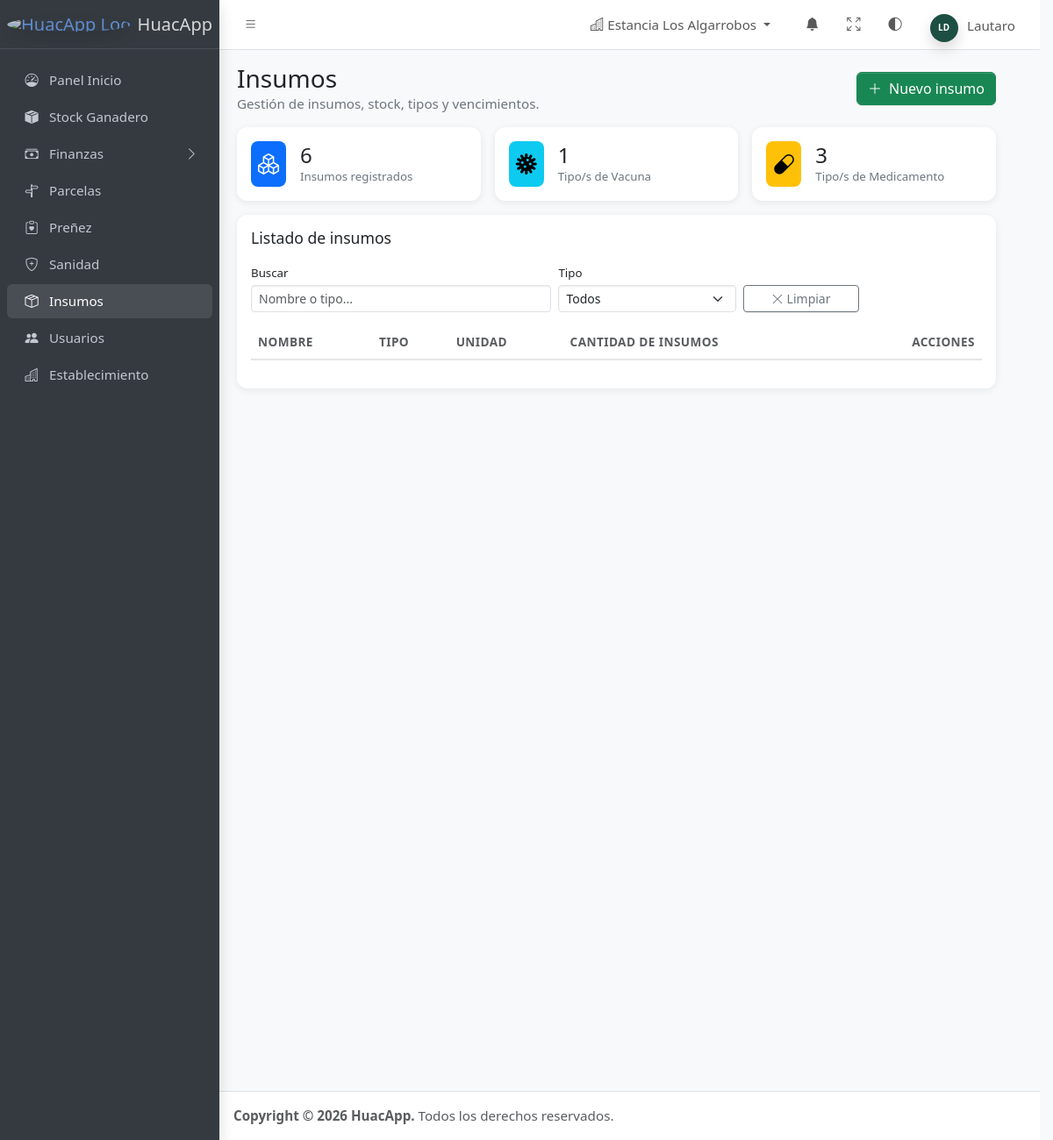
Page /insumos/ (signed in) on the committed database.
### establecimientos/models.py (models this page shows, shortened)
class Establecimiento(models.Model):
    nombre = models.CharField(max_length=100)
    fecha_inicio = models.DateField()
    ubicacion = models.CharField(max_length=100)
    logo = models.ImageField(upload_to='establecimientos/', null=True, blank=True)
    activo = models.BooleanField(default=True)

### usuarios/models.py (models this page shows, shortened)
class Usuario(models.Model):
    nombre_usuario = models.CharField(max_length=100)
    clave = models.CharField(max_length=100) # En un proyecto real esto se encripta
    debe_cambiar_clave = models.BooleanField(default=False)
    fecha_ultimo_acceso = models.DateTimeField(null=True, blank=True)
    fecha_creacion = models.DateTimeField(auto_now_add=True, null=True, blank=True)
    foto = models.ImageField(upload_to='perfil/', blank=True, null=True)
    persona = models.OneToOneField(Persona, on_delete=models.CASCADE)
    activo = models.BooleanField(default=True)
    class Meta:
        constraints = [
            models.UniqueConstraint(
                fields=['nombre_usuario'],
                condition=models.Q(activo=True),
                name='usuario_nombre_usuario_activo_uniq',
            ),
        ]

class Persona(models.Model):
    dni = models.CharField(max_length=8, null=True, blank=True)
    nombre = models.CharField(max_length=100)
    apellido = models.CharField(max_length=100, null=True, blank=True)
    correo_electronico = models.EmailField(max_length=100, null=True, blank=True)
    fecha_nacimiento = models.DateField(null=True, blank=True)
    telefono = models.CharField(max_length=20, blank=True, null=True)
    activo = models.BooleanField(default=True)
    class Meta:
        constraints = [
            models.UniqueConstraint(
                fields=['dni'],
                condition=models.Q(activo=True),
                name='persona_dni_activo_uniq',
            ),
            models.UniqueConstraint(
                fields=['correo_electronico'],
                condition=models.Q(activo=True),
                name='persona_correo_activo_uniq',
            ),
        ]

### inventario/views.py (the view)
# urls.py: path('insumos/', insumos, name='insumos'),
@ensure_csrf_cookie
def insumos(request):
    establecimiento = _establecimiento_actual(request)
    lotes = Lote.objects.filter(activo=True).select_related('insumo').all()
    if establecimiento is not None:
        lotes = lotes.filter(establecimiento=establecimiento)
    stock_por_insumo = {}
    for lote in lotes:
        if lote.insumo_id is None:
            continue
        stock_por_insumo[lote.insumo_id] = stock_por_insumo.get(lote.insumo_id, Decimal('0')) + (lote.stockActual or Decimal('0'))
    insumos_qs = Insumo.objects.filter(activo=True).order_by('nombre')
    insumos_list = []
    for insumo in insumos_qs:
        total = stock_por_insumo.get(insumo.id, Decimal('0')).quantize(Decimal('0.00'))
        insumos_list.append({
            'id': insumo.id,
            'nombre': insumo.nombre,
            'tipo': insumo.tipo,
            'unidad_de_medida': insumo.unidadDeMedida,
            'cantidad_total': str(total),
        })
    total_insumos = len(insumos_list)
    vacunas = sum(1 for i in insumos_list if i['tipo'] == 'Vacuna')
    medicamentos = sum(1 for i in insumos_list if i['tipo'] == 'Medicamento')
    stock_total = sum(stock_por_insumo.values())
    return render(request, 'insumos.html', {
        'insumos': insumos_list,
        'stats': {
            'total_insumos': total_insumos,
            'vacunas': vacunas,
            'medicamentos': medicamentos,
            'stock_total': float(stock_total),
        },
    })

### web/auth.py (called while the page is built)
def usuario_actual(request):
    usuario_id = request.session.get('usuario_id')
    if not usuario_id:
        return None
    return Usuario.objects.select_related('persona').filter(pk=usuario_id, activo=True).first()

def _establecimiento_id_activo(request):
    establecimiento_id = request.session.get('establecimiento_id')
    if establecimiento_id:
        return establecimiento_id
    if Establecimiento.objects.filter(activo=True).count() == 1:
        return Establecimiento.objects.filter(activo=True).first().id
    return None

def rol_usuario(request, usuario=None):
    usuario = usuario or usuario_actual(request)
    if usuario is None:
        return None
    roles = RolEstablecimiento.objects.filter(usuario=usuario)
    establecimiento_id = _establecimiento_id_activo(request)
    if establecimiento_id:
        rol = roles.filter(establecimiento_id=establecimiento_id).first()
        if rol is not None:
            return rol.nombre
    if roles.filter(nombre=ROL_PROPIETARIO).exists():
        return ROL_PROPIETARIO
    if roles.exists():
        return ROL_OPERARIO
    return None

def es_propietario(request):
    return rol_usuario(request) == ROL_PROPIETARIO

### web/context_processors.py (called while the page is built)
def auth_context(request):
    usuario = usuario_actual(request)
    return {
        'usuario_actual': usuario,
        'es_propietario': es_propietario(request) if usuario is not None else False,
    }

### web/views.py (called while the page is built)
def _establecimientos_permitidos(request):
    usuario = usuario_actual(request)
    if usuario is not None and not _usuario_es_propietario_global(request):
        permitidos_ids = set(
            RolEstablecimiento.objects.filter(usuario=usuario).values_list('establecimiento_id', flat=True)
        )
        return [e for e in Establecimiento.objects.filter(activo=True).order_by('nombre') if e.id in permitidos_ids]
    return list(Establecimiento.objects.filter(activo=True).order_by('nombre'))

def _establecimiento_actual(request):
    establecimiento_id = request.session.get('establecimiento_id')
    permitidos = _establecimientos_permitidos(request)
    if establecimiento_id:
        for establecimiento in permitidos:
            if establecimiento.id == establecimiento_id:
                return establecimiento
        request.session.pop('establecimiento_id', None)
    if permitidos:
        establecimiento = permitidos[0]
        request.session['establecimiento_id'] = establecimiento.id
        return establecimiento
    return None

### templates/insumos.html (shortened to what this page needs)
{% extends 'dashboard/base.html' %}
{% load static %}
{% block extra_css %}
  <link rel="stylesheet" href="{% static 'css/insumos.css' %}">
{% endblock %}
{% block content %}
<div class="app-wrapper">
  <main class="app-main">
    <div class="app-content-header">
      <div class="container-fluid">
        <div class="row align-items-center">
          <div class="col-lg-6">
            <h3 class="mb-0">Insumos</h3>
            <p class="text-secondary mb-0">Gestión de insumos, stock, tipos y vencimientos.</p>
          </div>
          <div class="col-lg-6 mt-3 mt-lg-0 text-lg-end">
            <button type="button" class="btn btn-success" data-bs-toggle="modal" data-bs-target="#modalInsumo">
              <i class="bi bi-plus-lg me-1"></i> Nuevo insumo
            </button>
          </div>
        </div>
      </div>
    </div>
    <div class="app-content">
      <div class="container-fluid">
        <div class="row g-3 mb-3">
          <div class="col-xl-4 col-md-6">
            <div class="card vacapp-card h-100">
              <div class="card-body d-flex align-items-center gap-3">
                <div class="text-bg-primary rounded-3 p-2"><i class="bi bi-boxes fs-4"></i></div>
                <div>
                  <h4 class="mb-0" id="kpi-total-insumos">{{ stats.total_insumos }}</h4>
                  <small class="text-secondary d-block">Insumos registrados</small>
                </div>
              </div>
            </div>
          </div>
          <div class="col-xl-4 col-md-6">
            <div class="card vacapp-card h-100">
              <div class="card-body d-flex align-items-center gap-3">
                <div class="text-bg-info rounded-3 p-2"><i class="bi bi-virus fs-4"></i></div>
                <div>
                  <h4 class="mb-0" id="kpi-vacunas">{{ stats.vacunas }}</h4>
                  <small class="text-secondary d-block">Tipo/s de Vacuna</small>
                </div>
              </div>
            </div>
          </div>
          <div class="col-xl-4 col-md-6">
            <div class="card vacapp-card h-100">
              <div class="card-body d-flex align-items-center gap-3">
                <div class="text-bg-warning rounded-3 p-2"><i class="bi bi-capsule fs-4"></i></div>
                <div>
                  <h4 class="mb-0" id="kpi-medicamentos">{{ stats.medicamentos }}</h4>
                  <small class="text-secondary d-block">Tipo/s de Medicamento</small>
                </div>
              </div>
            </div>
          </div>
        </div>
        <div class="card vacapp-card mb-3">
          <div class="card-header bg-transparent border-0 pb-0">
            <h3 class="card-title">Listado de insumos</h3>
          </div>
          <div class="card-body">
            <div class="row g-2 align-items-end mb-3">
              <div class="col-md-5">
                <label class="form-label small mb-1">Buscar</label>
                <input type="text" id="f-buscar-insumos" class="form-control form-control-sm" placeholder="Nombre o tipo..." />
              </div>
              <div class="col-md-3">
                <label class="form-label small mb-1">Tipo</label>
                <select id="f-tipo-insumo" class="form-select form-select-sm">
                  <option value="">Todos</option>
                </select>
              </div>
              <div class="col-md-2">
                <button id="btn-limpiar-filtros" type="button" class="btn btn-outline-secondary btn-sm w-100">
                  <i class="bi bi-x-lg"></i> Limpiar
                </button>
              </div>
            </div>
            <div class="table-responsive">
              <table class="table table-hover table-vacapp align-middle table-insumos">
                <thead>
                  <tr>
                    <th>Nombre</th>
                    <th>Tipo</th>
                    <th>Unidad</th>
                    <th>Cantidad de insumos</th>
                    <th class="text-end">Acciones</th>
                  </tr>
                </thead>
              </table>
            </div>
          </div>
        </div>
      </div>
    </div>
  </main>
</div>
{% endblock %}

### templates/partials/navbar.html (shortened to what this page needs)
{% load static %}
<nav class="app-header navbar navbar-expand bg-body">
  <div class="container-fluid">
    <ul class="navbar-nav">
      <li class="nav-item">
        <a class="nav-link" data-lte-toggle="sidebar" href="#" role="button">
          <i class="bi bi-list"></i>
        </a>
      </li>
    </ul>
    <ul class="navbar-nav ms-auto">
      <li class="nav-item dropdown me-2">
        <a class="nav-link dropdown-toggle d-flex align-items-center gap-1" data-bs-toggle="dropdown" href="#" role="button" aria-expanded="false">
          <i class="bi bi-buildings"></i>
          <span class="d-none d-lg-inline text-truncate" style="max-width: 16rem;" id="establecimiento-actual-nombre">
            {{ establecimiento_actual.nombre|default:'Seleccionar establecimiento' }}
          </span>
        </a>
      </li>
      <li class="nav-item dropdown">
        <a class="nav-link" data-bs-toggle="dropdown" href="#" id="notificaciones-toggle">
          <i class="bi bi-bell-fill"></i>
        </a>
      </li>
      <li class="nav-item">
        <a class="nav-link" href="#" data-lte-toggle="fullscreen">
          <i data-lte-icon="maximize" class="bi bi-arrows-fullscreen"></i>
        </a>
      </li>
      <li class="nav-item dropdown">
          <a class="nav-link"
          href="#"
          id="bd-theme"
          aria-label="Toggle color scheme"
          data-bs-toggle="dropdown"
          aria-expanded="false"
        >
          <i class="bi bi-circle-half d-none" data-lte-theme-icon="auto"></i>
        </a>
      </li>
      <li class="nav-item dropdown user-menu">
        <a href="#" class="nav-link dropdown-toggle" data-bs-toggle="dropdown">
          {% if usuario_actual.foto %}
            <img
              src="{{ usuario_actual.foto.url }}"
              class="user-image rounded-circle shadow"
              alt="User Image"
            />
          {% else %}
            <span class="vacapp-navbar-iniciales rounded-circle shadow" style="background:{% if es_propietario %}#1d4e43{% else %}#6c757d{% endif %}" title="User Image">{{ usuario_actual.persona.nombre|default:usuario_actual.nombre_usuario|default:'Usuario'|slice:":1"|upper }}{{ usuario_actual.persona.apellido|slice:":1"|upper }}</span>
          {% endif %}
          <span class="d-none d-md-inline">
            {{ usuario_actual.persona.nombre|default:usuario_actual.nombre_usuario|default:'Usuario' }}
          </span>
        </a>
      </li>
    </ul>
  </div>
</nav>

### static/css/index.css (style rules this page uses)
html { overflow-y: auto; }
.layout-fixed .app-wrapper { height: 100vh; }
.app-main { overflow-y: auto; scrollbar-gutter: stable; }
body { font-size: 0.95rem; }
.vacapp-card { border: 0; border-radius: 0.75rem; box-shadow: 0 0.125rem 0.5rem rgba(0, 0, 0, 0.08); }
.table-vacapp thead th { white-space: nowrap; font-size: 0.85rem; text-transform: uppercase; letter-spacing: 0.03em; color: var(--bs-secondary-color); }
.vacapp-navbar-iniciales { display: inline-flex; align-items: center; justify-content: center; width: 2rem; height: 2rem; border-radius: 50%; font-size: 0.62rem; font-weight: 600; line-height: 1; letter-spacing: 0.01em; color: #fff; text-transform: uppercase; white-space: nowrap; overflow: hidden; flex-shrink: 0; margin-right: 0.4rem; }

### static/css/insumos.css (style rules this page uses)
html { scrollbar-gutter: stable; overflow-y: scroll; }
body { font-size: 0.95rem; }
.vacapp-card { border: 0; border-radius: 0.75rem; box-shadow: 0 0.125rem 0.5rem rgba(0, 0, 0, 0.08); }
.table-vacapp thead th { white-space: nowrap; font-size: 0.85rem; text-transform: uppercase; letter-spacing: 0.03em; color: var(--bs-secondary-color); }

### templates/insumos.html (style rules this page uses)
.table-insumos thead { background-color: #f8f9fa; }
.table-insumos thead th { border-bottom: 2px solid rgba(0, 0, 0, 0.1); }

### rows in the picture
Establecimiento: nombre "Estancia Los Algarrobos"
Usuario: persona.nombre "L", persona.apellido "D", persona.nombre "Lautaro"

### other values in the picture
{{ stats.total_insumos }} "6"
{{ stats.vacunas }} "1"
{{ stats.medicamentos }} "3"
